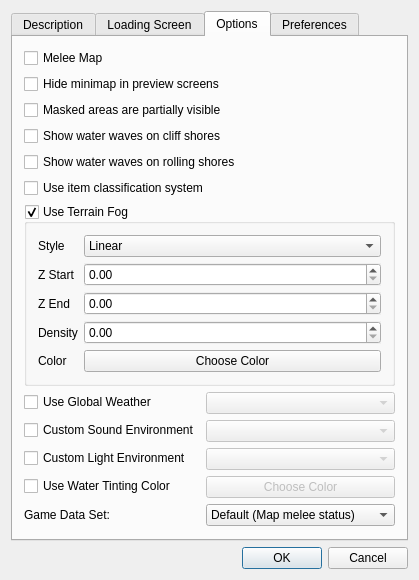
<?xml version="1.0" encoding="UTF-8"?>
<ui version="4.0">
 <class>MapInfoEditor</class>
 <widget class="QDialog" name="MapInfoEditor">
  <property name="windowModality">
   <enum>Qt::ApplicationModal</enum>
  </property>
  <property name="geometry">
   <rect>
    <x>0</x>
    <y>0</y>
    <width>376</width>
    <height>527</height>
   </rect>
  </property>
  <property name="windowTitle">
   <string>MapInfoEditor</string>
  </property>
  <layout class="QVBoxLayout" name="verticalLayout_5">
   <item>
    <layout class="QVBoxLayout" name="verticalLayout">
     <item>
      <widget class="QTabWidget" name="tabs">
       <property name="currentIndex">
        <number>2</number>
       </property>
       <property name="usesScrollButtons">
        <bool>false</bool>
       </property>
       <widget class="QWidget" name="tab">
        <attribute name="title">
         <string>Description</string>
        </attribute>
        <layout class="QVBoxLayout" name="verticalLayout_2">
         <item>
          <widget class="QLabel" name="label">
           <property name="text">
            <string>Name:</string>
           </property>
          </widget>
         </item>
         <item>
          <widget class="QLineEdit" name="name"/>
         </item>
         <item>
          <widget class="QLabel" name="label_2">
           <property name="text">
            <string>Suggested Players:</string>
           </property>
          </widget>
         </item>
         <item>
          <widget class="QLineEdit" name="suggestedPlayers"/>
         </item>
         <item>
          <widget class="QLabel" name="label_3">
           <property name="text">
            <string>Description</string>
           </property>
          </widget>
         </item>
         <item>
          <widget class="QPlainTextEdit" name="description"/>
         </item>
         <item>
          <widget class="QLabel" name="label_4">
           <property name="text">
            <string>Author</string>
           </property>
          </widget>
         </item>
         <item>
          <widget class="QLineEdit" name="author"/>
         </item>
         <item>
          <layout class="QHBoxLayout" name="horizontalLayout">
           <item>
            <widget class="QLabel" name="label_5">
             <property name="text">
              <string>Map Version:</string>
             </property>
            </widget>
           </item>
           <item>
            <widget class="QLabel" name="mapVersion">
             <property name="text">
              <string/>
             </property>
            </widget>
           </item>
           <item>
            <spacer name="horizontalSpacer">
             <property name="orientation">
              <enum>Qt::Horizontal</enum>
             </property>
             <property name="sizeHint" stdset="0">
              <size>
               <width>40</width>
               <height>20</height>
              </size>
             </property>
            </spacer>
           </item>
           <item>
            <widget class="QLabel" name="label_6">
             <property name="text">
              <string>Editor Version:</string>
             </property>
            </widget>
           </item>
           <item>
            <widget class="QLabel" name="editorVersion">
             <property name="text">
              <string/>
             </property>
            </widget>
           </item>
          </layout>
         </item>
        </layout>
       </widget>
       <widget class="QWidget" name="tab_4">
        <attribute name="title">
         <string>Loading Screen</string>
        </attribute>
        <layout class="QVBoxLayout" name="verticalLayout_4">
         <item>
          <widget class="QLabel" name="label_7">
           <property name="text">
            <string>Loading Screen Graphic</string>
           </property>
          </widget>
         </item>
         <item>
          <layout class="QFormLayout" name="formLayout_3">
           <item row="0" column="0">
            <widget class="QRadioButton" name="useDefaultLoadingScreen">
             <property name="text">
              <string>Use Default Screen</string>
             </property>
             <attribute name="buttonGroup">
              <string notr="true">loadingScreenGraphicGroup</string>
             </attribute>
            </widget>
           </item>
           <item row="1" column="0">
            <widget class="QRadioButton" name="useCampaignLoadingScreen">
             <property name="text">
              <string>Use Campaign Screen</string>
             </property>
             <attribute name="buttonGroup">
              <string notr="true">loadingScreenGraphicGroup</string>
             </attribute>
            </widget>
           </item>
           <item row="2" column="0">
            <widget class="QRadioButton" name="useImportedLoadingScreen">
             <property name="text">
              <string>Use Imported File</string>
             </property>
             <attribute name="buttonGroup">
              <string notr="true">loadingScreenGraphicGroup</string>
             </attribute>
            </widget>
           </item>
           <item row="1" column="1">
            <widget class="QComboBox" name="campaignLoadingScreen">
             <property name="enabled">
              <bool>false</bool>
             </property>
             <property name="maxVisibleItems">
              <number>20</number>
             </property>
            </widget>
           </item>
           <item row="2" column="1">
            <widget class="QComboBox" name="importedLoadingScreen">
             <property name="enabled">
              <bool>false</bool>
             </property>
             <property name="maxVisibleItems">
              <number>20</number>
             </property>
            </widget>
           </item>
          </layout>
         </item>
         <item>
          <widget class="QLabel" name="label_14">
           <property name="text">
            <string>Loading Screen Title</string>
           </property>
          </widget>
         </item>
         <item>
          <widget class="QLineEdit" name="loadingScreenTitle"/>
         </item>
         <item>
          <widget class="QLabel" name="label_15">
           <property name="text">
            <string>Loading Screen Subtitle</string>
           </property>
          </widget>
         </item>
         <item>
          <widget class="QLineEdit" name="loadingScreenSubtitle"/>
         </item>
         <item>
          <widget class="QLabel" name="label_16">
           <property name="text">
            <string>Loading Screen Text</string>
           </property>
          </widget>
         </item>
         <item>
          <widget class="QPlainTextEdit" name="loadingScreenText"/>
         </item>
        </layout>
       </widget>
       <widget class="QWidget" name="tab_2">
        <attribute name="title">
         <string>Options</string>
        </attribute>
        <layout class="QVBoxLayout" name="verticalLayout_3">
         <item>
          <widget class="QCheckBox" name="meleeMap">
           <property name="text">
            <string>Melee Map</string>
           </property>
          </widget>
         </item>
         <item>
          <widget class="QCheckBox" name="hideMinimapPreview">
           <property name="text">
            <string>Hide minimap in preview screens</string>
           </property>
          </widget>
         </item>
         <item>
          <widget class="QCheckBox" name="maskedPartiallyVisible">
           <property name="text">
            <string>Masked areas are partially visible</string>
           </property>
          </widget>
         </item>
         <item>
          <widget class="QCheckBox" name="cliffWaves">
           <property name="text">
            <string>Show water waves on cliff shores</string>
           </property>
          </widget>
         </item>
         <item>
          <widget class="QCheckBox" name="rollingShoreWaves">
           <property name="text">
            <string>Show water waves on rolling shores</string>
           </property>
          </widget>
         </item>
         <item>
          <widget class="QCheckBox" name="itemClassification">
           <property name="text">
            <string>Use item classification system</string>
           </property>
          </widget>
         </item>
         <item>
          <widget class="QGroupBox" name="terrainFogBox">
           <property name="title">
            <string>Use Terrain Fog</string>
           </property>
           <property name="checkable">
            <bool>true</bool>
           </property>
           <layout class="QFormLayout" name="formLayout">
            <item row="0" column="0">
             <widget class="QLabel" name="label_8">
              <property name="text">
               <string>Style</string>
              </property>
             </widget>
            </item>
            <item row="0" column="1">
             <widget class="QComboBox" name="fogStyle">
              <item>
               <property name="text">
                <string>Linear</string>
               </property>
              </item>
              <item>
               <property name="text">
                <string>Exponential 1</string>
               </property>
              </item>
              <item>
               <property name="text">
                <string>Exponential 2</string>
               </property>
              </item>
             </widget>
            </item>
            <item row="1" column="0">
             <widget class="QLabel" name="label_9">
              <property name="text">
               <string>Z Start</string>
              </property>
             </widget>
            </item>
            <item row="1" column="1">
             <widget class="QDoubleSpinBox" name="fogZStart">
              <property name="autoFillBackground">
               <bool>true</bool>
              </property>
              <property name="frame">
               <bool>true</bool>
              </property>
              <property name="maximum">
               <double>100000.000000000000000</double>
              </property>
             </widget>
            </item>
            <item row="2" column="0">
             <widget class="QLabel" name="label_10">
              <property name="text">
               <string>Z End</string>
              </property>
             </widget>
            </item>
            <item row="2" column="1">
             <widget class="QDoubleSpinBox" name="fogZEnd">
              <property name="autoFillBackground">
               <bool>true</bool>
              </property>
              <property name="frame">
               <bool>true</bool>
              </property>
              <property name="maximum">
               <double>100000.000000000000000</double>
              </property>
             </widget>
            </item>
            <item row="3" column="0">
             <widget class="QLabel" name="label_11">
              <property name="text">
               <string>Density</string>
              </property>
             </widget>
            </item>
            <item row="3" column="1">
             <widget class="QDoubleSpinBox" name="fogDensity">
              <property name="autoFillBackground">
               <bool>true</bool>
              </property>
              <property name="frame">
               <bool>true</bool>
              </property>
              <property name="maximum">
               <double>100.000000000000000</double>
              </property>
             </widget>
            </item>
            <item row="4" column="0">
             <widget class="QLabel" name="label_12">
              <property name="text">
               <string>Color</string>
              </property>
             </widget>
            </item>
            <item row="4" column="1">
             <widget class="ColorButton" name="fogColor">
              <property name="text">
               <string>Choose Color</string>
              </property>
             </widget>
            </item>
           </layout>
          </widget>
         </item>
         <item>
          <layout class="QFormLayout" name="formLayout_2">
           <item row="0" column="0">
            <widget class="QCheckBox" name="globalWeather">
             <property name="text">
              <string>Use Global Weather</string>
             </property>
            </widget>
           </item>
           <item row="0" column="1">
            <widget class="QComboBox" name="globalWeatherCombo">
             <property name="enabled">
              <bool>false</bool>
             </property>
             <property name="maxVisibleItems">
              <number>20</number>
             </property>
            </widget>
           </item>
           <item row="1" column="0">
            <widget class="QCheckBox" name="customSound">
             <property name="text">
              <string>Custom Sound Environment</string>
             </property>
            </widget>
           </item>
           <item row="1" column="1">
            <widget class="QComboBox" name="customSoundCombo">
             <property name="enabled">
              <bool>false</bool>
             </property>
            </widget>
           </item>
           <item row="2" column="0">
            <widget class="QCheckBox" name="customLighting">
             <property name="text">
              <string>Custom Light Environment</string>
             </property>
            </widget>
           </item>
           <item row="2" column="1">
            <widget class="QComboBox" name="customLightingCombo">
             <property name="enabled">
              <bool>false</bool>
             </property>
             <property name="maxVisibleItems">
              <number>20</number>
             </property>
            </widget>
           </item>
           <item row="4" column="0">
            <widget class="QLabel" name="label_13">
             <property name="text">
              <string>Game Data Set:</string>
             </property>
            </widget>
           </item>
           <item row="4" column="1">
            <widget class="QComboBox" name="gameDataSet">
             <item>
              <property name="text">
               <string>Default (Map melee status)</string>
              </property>
             </item>
             <item>
              <property name="text">
               <string>Custom (TFT 1.02, RoC 1.01)</string>
              </property>
             </item>
             <item>
              <property name="text">
               <string>Melee (Latest Patch)</string>
              </property>
             </item>
            </widget>
           </item>
           <item row="3" column="0">
            <widget class="QCheckBox" name="waterTinting">
             <property name="text">
              <string>Use Water Tinting Color</string>
             </property>
            </widget>
           </item>
           <item row="3" column="1">
            <widget class="ColorButton" name="waterColor">
             <property name="enabled">
              <bool>false</bool>
             </property>
             <property name="text">
              <string>Choose Color</string>
             </property>
            </widget>
           </item>
          </layout>
         </item>
        </layout>
       </widget>
       <widget class="QWidget" name="tab_5">
        <attribute name="title">
         <string>Preferences</string>
        </attribute>
        <widget class="QLabel" name="label_17">
         <property name="geometry">
          <rect>
           <x>160</x>
           <y>170</y>
           <width>47</width>
           <height>13</height>
          </rect>
         </property>
         <property name="text">
          <string>?</string>
         </property>
        </widget>
       </widget>
      </widget>
     </item>
     <item>
      <widget class="QDialogButtonBox" name="buttonBox">
       <property name="standardButtons">
        <set>QDialogButtonBox::Cancel|QDialogButtonBox::Ok</set>
       </property>
      </widget>
     </item>
    </layout>
   </item>
  </layout>
 </widget>
 <layoutdefault spacing="6" margin="11"/>
 <customwidgets>
  <customwidget>
   <class>ColorButton</class>
   <extends>QPushButton</extends>
   <header>ColorButton.h</header>
  </customwidget>
 </customwidgets>
 <resources/>
 <connections>
  <connection>
   <sender>useImportedLoadingScreen</sender>
   <signal>toggled(bool)</signal>
   <receiver>importedLoadingScreen</receiver>
   <slot>setEnabled(bool)</slot>
   <hints>
    <hint type="sourcelabel">
     <x>109</x>
     <y>120</y>
    </hint>
    <hint type="destinationlabel">
     <x>168</x>
     <y>120</y>
    </hint>
   </hints>
  </connection>
  <connection>
   <sender>useCampaignLoadingScreen</sender>
   <signal>toggled(bool)</signal>
   <receiver>campaignLoadingScreen</receiver>
   <slot>setEnabled(bool)</slot>
   <hints>
    <hint type="sourcelabel">
     <x>119</x>
     <y>92</y>
    </hint>
    <hint type="destinationlabel">
     <x>179</x>
     <y>93</y>
    </hint>
   </hints>
  </connection>
  <connection>
   <sender>globalWeather</sender>
   <signal>toggled(bool)</signal>
   <receiver>globalWeatherCombo</receiver>
   <slot>setEnabled(bool)</slot>
   <hints>
    <hint type="sourcelabel">
     <x>121</x>
     <y>351</y>
    </hint>
    <hint type="destinationlabel">
     <x>242</x>
     <y>357</y>
    </hint>
   </hints>
  </connection>
  <connection>
   <sender>customSound</sender>
   <signal>toggled(bool)</signal>
   <receiver>customSoundCombo</receiver>
   <slot>setEnabled(bool)</slot>
   <hints>
    <hint type="sourcelabel">
     <x>129</x>
     <y>377</y>
    </hint>
    <hint type="destinationlabel">
     <x>225</x>
     <y>384</y>
    </hint>
   </hints>
  </connection>
  <connection>
   <sender>customLighting</sender>
   <signal>toggled(bool)</signal>
   <receiver>customLightingCombo</receiver>
   <slot>setEnabled(bool)</slot>
   <hints>
    <hint type="sourcelabel">
     <x>151</x>
     <y>408</y>
    </hint>
    <hint type="destinationlabel">
     <x>210</x>
     <y>408</y>
    </hint>
   </hints>
  </connection>
  <connection>
   <sender>waterTinting</sender>
   <signal>toggled(bool)</signal>
   <receiver>waterColor</receiver>
   <slot>setEnabled(bool)</slot>
   <hints>
    <hint type="sourcelabel">
     <x>130</x>
     <y>434</y>
    </hint>
    <hint type="destinationlabel">
     <x>218</x>
     <y>435</y>
    </hint>
   </hints>
  </connection>
 </connections>
 <buttongroups>
  <buttongroup name="loadingScreenGraphicGroup"/>
 </buttongroups>
</ui>
